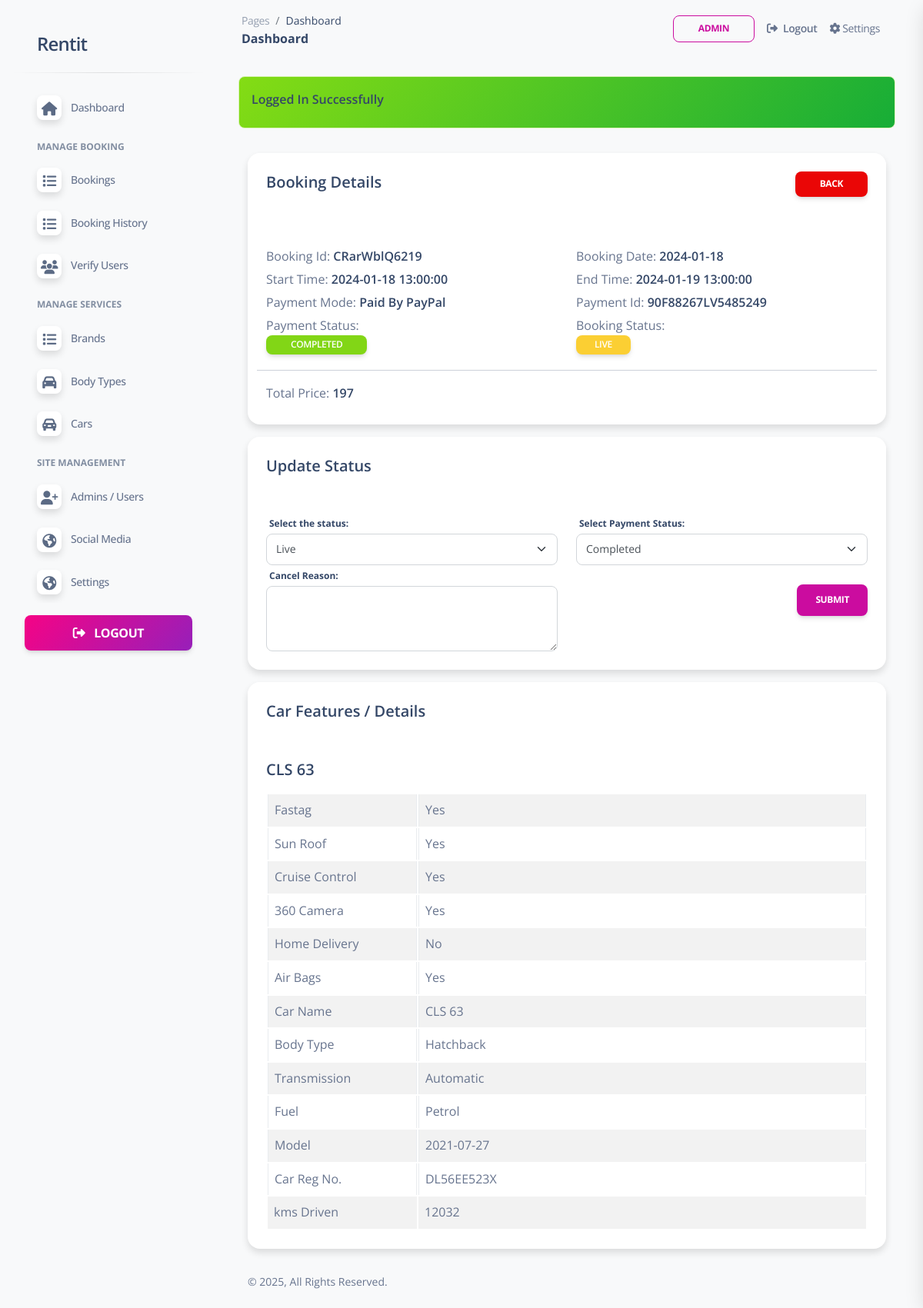
Screenshot of /admin/booking-view.php?booking_id=CRarWblQ6219 (signed in) with the database file from the repository.
### tables this page shows
CREATE TABLE `web_settings` (
  `id` int(11) UNSIGNED NOT NULL,
  `title` varchar(255) NOT NULL,
  `url` varchar(255) DEFAULT NULL,
  `description` varchar(1000) DEFAULT NULL,
  `logo` varchar(100) DEFAULT NULL,
  `address` varchar(500) DEFAULT NULL,
  `email1` varchar(100) DEFAULT NULL,
  `email2` varchar(100) DEFAULT NULL,
  `phone1` varchar(15) DEFAULT NULL,
  `phone2` varchar(15) DEFAULT NULL
);

CREATE TABLE `bookings` (
  `id` int(10) UNSIGNED NOT NULL,
  `booking_no` varchar(100) NOT NULL,
  `user_id` int(11) NOT NULL,
  `car_id` int(11) NOT NULL,
  `start_date` datetime NOT NULL,
  `end_date` datetime NOT NULL,
  `total_price` int(11) NOT NULL,
  `booking_date` date NOT NULL,
  `payment_mode` varchar(191) NOT NULL COMMENT 'cash payment, upi,card',
  `payment_status` varchar(191) NOT NULL COMMENT 'completed, refunded, pending',
  `payment_id` varchar(191) DEFAULT NULL,
  `cancel_status` tinyint(1) NOT NULL DEFAULT 0,
  `cancel_reason` varchar(500) DEFAULT NULL COMMENT 'user cancelled, car not available',
  `booking_status` varchar(50) NOT NULL DEFAULT 'booked' COMMENT 'booked, live, completed'
);

CREATE TABLE `cars` (
  `id` int(11) UNSIGNED NOT NULL,
  `brand_id` int(11) NOT NULL,
  `body_type_id` int(11) NOT NULL,
  `name` varchar(255) NOT NULL,
  `car_cid` varchar(20) NOT NULL COMMENT 'car custom id',
  `car_reg_no` varchar(50) DEFAULT NULL,
  `model` date NOT NULL,
  `transmission` varchar(100) DEFAULT NULL,
  `fuel` varchar(100) DEFAULT NULL,
  `seating_capacity` varchar(50) DEFAULT NULL,
  `fastag` tinyint(1) DEFAULT 0,
  `kms_driven` varchar(100) DEFAULT NULL,
  `sun_roof` tinyint(1) NOT NULL,
  `cruise_control` tinyint(1) NOT NULL,
  `360_camera` tinyint(1) NOT NULL,
  `price_per_hour` varchar(100) DEFAULT NULL,
  `home_delivery` tinyint(1) NOT NULL,
  `airbags` tinyint(1) NOT NULL,
  `description` mediumtext NOT NULL,
  `image` varchar(100) DEFAULT NULL,
  `status` tinyint(1) DEFAULT 0 COMMENT '0=show,1=hide',
  `owner_id` int(11) UNSIGNED DEFAULT NULL
);

CREATE TABLE `body_types` (
  `id` int(11) UNSIGNED NOT NULL,
  `name` varchar(100) NOT NULL,
  `slug` varchar(150) NOT NULL,
  `image` varchar(100) DEFAULT NULL,
  `status` tinyint(1) NOT NULL DEFAULT 0 COMMENT '0=shown,1=hide',
  `created_at` DATE DEFAULT (CURRENT_DATE)

);

### admin/booking-view.php (the view, shortened to what the rows shown need)
<?php include('includes/header.php'); ?>
<div class="section">
    <div class="container">
        <div class="row justify-content-center">
        <?php
            if(isset($_GET['booking_id']))
            {
                if($_GET['booking_id'] != ''){
                    $bookingId = validate($_GET['booking_id']);
                }else{
                    return false;
                }
            }
        ?>
        <?php
        $bookingQuery = "SELECT * FROM bookings WHERE booking_no='$bookingId' LIMIT 1";
        $booking = mysqli_query($conn, $bookingQuery);
        if($booking)
        {
            if(mysqli_num_rows($booking) > 0)
            {
                $booking = mysqli_fetch_array($booking, MYSQLI_ASSOC);
                $carId = $booking['car_id'];
                $car = getById('cars',$carId);
                $bodyTypeId = $car['data']['body_type_id'];
                $bodyType = getById('body_types',$bodyTypeId);
        ?>
            <div class="col-md-12 my-3">
                <div class="card shadow rounded-4 mb-3">
                    <div class="card-header">
                        <h5 class="mb-0">Booking Details
                            <a href="bookings.php" class="btn btn-sm btn-danger float-end">Back</a>
                        </h5>
                    </div>
                    <div class="card-body">
                        <div class="row">
                            <div class="col-md-6">
                                <p class="title-sm fs-14 mb-1"> Booking Id: <span class="text-dark fw-bold"> <?=$booking['booking_no'];?></span> </p>
                            </div>
                            <div class="col-md-6">
                                <p class="title-sm fs-14 mb-1"> Booking Date: <span class="text-dark fw-bold"> <?=$booking['booking_date'];?></span> </p>
                            </div>
                            <div class="col-md-6">
                                <p class="title-sm fs-14 mb-1"> Start Time: <span class="text-dark fw-bold"> <?=$booking['start_date'];?></span> </p>
                            </div>
                            <div class="col-md-6">
                                <p class="title-sm fs-14 mb-1"> End Time: <span class="text-dark fw-bold"> <?=$booking['end_date'];?></span> </p>
                            </div>
                            <div class="col-md-6">
                                <p class="title-sm fs-14 mb-1"> Payment Mode: <span class="text-dark fw-bold"> <?=$booking['payment_mode'];?></span> </p>
                            </div>
                            <div class="col-md-6">
                                <p class="title-sm fs-14 mb-1"> Payment Id: <span class="text-dark fw-bold"> <?=$booking['payment_id'];?></span> </p>
                            </div>
                            <div class="col-md-6">
                                <p class="title-sm fs-14 mb-1">
                                    Payment Status: <br/>
                                    <?php
                                    if($booking['payment_status'] == 'completed'){
                                        echo '<span class="btn btn-success btn-sm text-white py-1 fs-14 fw-bold">Completed</span>';
                                    }elseif($booking['booking_status'] == 'pending'){
                                        echo '<span class="btn btn-danger text-white py-1 fs-14 fw-bold">Pending</span>';
                                    }else{
                                        echo '<span class="btn btn-info py-1 text-white fs-14 fw-bold">Refunded</span>';
                                    }
                                    ?>
                                </p>
                            </div>
                            <div class="col-md-6">
                                <p class="title-sm fs-14 mb-1">
                                    Booking Status:  <br/>
                                    <?php
                                    if($booking['booking_status'] == 'booked'){
                                        echo '<span class="btn btn-success text-white py-1 fs-14 fw-bold">Upcoming</span>';
                                    }elseif($booking['booking_status'] == 'completed'){
                                        echo '<span class="btn btn-info text-white py-1 fs-14 fw-bold">Completed</span>';
                                    }elseif($booking['booking_status'] == 'cancelled'){
                                        echo '<span class="btn btn-danger text-white py-1 fs-14 fw-bold">Cancelled</span>';
                                    }else{
                                        echo '<span class="btn btn-warning py-1 text-white fs-14 fw-bold">Live</span>';
                                    }
                                    ?>
                                </p>
                            </div>
                            <hr class="bg-dark">
                            <div class="col-md-12">
                                <p class="title-sm fs-14 mb-1"> Total Price: <span class="text-dark fw-bold"> <?=$booking['total_price'];?></span> </p>
                            </div>
                        </div>
                    </div>
                </div>
                <div class="card shadow rounded-4 mb-3">
                    <div class="card-header">
                        <h5 class="mb-0">Update Status</h5>
                    </div>
                    <div class="card-body">
                        <form action="code.php" method="POST">
                            <div class="row">
                                <div class="col-md-6">
                                    <label class="mb-1"> Select the status: </label>
                                    <select name="booking_status" class="form-select">
                                        <option <?= $booking['booking_status'] == 'live'?'selected':'' ?> value="live">Live</option>
                                    </select>
                                </div>
                                <div class="col-md-6">
                                    <label class="mb-1"> Select Payment Status: </label>
                                    <select name="payment_status" required class="form-select">
                                        <option <?= $booking['payment_status'] == 'completed'?'selected':'' ?> value="completed">Completed</option>
                                    </select>
                                </div>
                                <div class="col-md-6">
                                    <label class="mb-1"> Cancel Reason: </label>
                                    <textarea name="cancel_reason" class="form-control" rows="3"><?= $booking['cancel_reason'] ?? '' ?></textarea>
                                </div>
                                <div class="col-md-6 text-end">
                                    <br/>
                                    <button type="submit" name="update_booking_btn" class="btn btn-primary">Submit</button>
                                </div>
                            </div>
                        </form>
                    </div>
                </div>
                <div class="card shadow rounded-4">
                    <div class="card-header">
                        <h5 class="mb-0">Car Features / Details</h5>
                    </div>
                    <div class="card-body">
                        <h5 class="car-card-title"><?=$car['data']['name'];?></h5>
                        <hr class="my-2">
                        <table class="table fs-14 table-striped table-bordered mb-0">
                            <tbody>
                                <tr>
                                    <td class="w-25">Fastag</td>
                                    <td><?=$car['data']['fastag'] == true ? 'Yes':'No';?></td>
                                </tr>
                                <tr>
                                    <td class="w-25">Sun Roof</td>
                                    <td><?=$car['data']['sun_roof'] == true ? 'Yes':'No';?></td>
                                </tr>
                                <tr>
                                    <td class="w-25">Cruise Control</td>
                                    <td><?=$car['data']['cruise_control'] == true ? 'Yes':'No';?></td>
                                </tr>
                                <tr>
                                    <td class="w-25">360 Camera</td>
                                    <td><?=$car['data']['360_camera'] == true ? 'Yes':'No';?></td>
                                </tr>
                                <tr>
                                    <td class="w-25">Home Delivery</td>
                                    <td><?=$car['data']['home_delivery'] == true ? 'Yes':'No';?></td>
                                </tr>
                                <tr>
                                    <td class="w-25">Air Bags</td>
                                    <td><?=$car['data']['airbags'] == true ? 'Yes':'No';?></td>
                                </tr>
                                <tr>
                                    <td class="w-25">Car Name</td>
                                    <td><?=$car['data']['name'];?></td>
                                </tr>
                                <tr>
                                    <td class="w-25">Body Type</td>
                                    <td><?=$bodyType['data']['name'] ?? '-';?></td>
                                </tr>
                                <tr>
                                    <td class="w-25">Transmission</td>
                                    <td><?=$car['data']['transmission'];?></td>
                                </tr>
                                <tr>
                                    <td class="w-25">Fuel</td>
                                    <td><?=$car['data']['fuel'];?></td>
                                </tr>
                                <tr>
                                    <td class="w-25">Model</td>
                                    <td><?=$car['data']['model'];?></td>
                                </tr>
                                <tr>
                                    <td class="w-25">Car Reg No. </td>
                                    <td><?=$car['data']['car_reg_no'];?></td>
                                </tr>
                                <tr>
                                    <td class="w-25">kms Driven </td>
                                    <td><?=$car['data']['kms_driven'];?></td>
                                </tr>
                            </tbody>
                        </table>
                    </div>
                </div>
            </div>
        <?php
            }
            else
            {
                ?>
                <div class="col-md-12">
                    <h4>No Booking Found</h4>
                </div>
                <?php
            }
        }
        else
        {
            ?>
            <div class="col-md-12">
                <h4>Something Went Wrong!</h4>
            </div>
            <?php
        }
        ?>
        </div>
    </div>
</div>
<?php include('includes/footer.php'); ?>

### admin/includes/sidebar.php (shortened to what the rows shown need)
<aside class="sidenav navbar navbar-vertical navbar-expand-xs border-0 border-radius-xl my-3 fixed-start ms-3 " id="sidenav-main">
    <div class="sidenav-header">
      <a class="navbar-brand m-0" href="dashboard.php" target="_blank">
        <h4><?= webSetting('title') ?? 'Funda Services'; ?></h4>
      </a>
    </div>
  </aside>

### rows the page displays
web_settings: title "Rentit"
bookings: booking_no "CRarWblQ6219", booking_date "2024-01-18", start_date "2024-01-18 13:00:00", end_date "2024-01-19 13:00:00", payment_mode "Paid By PayPal", payment "90F88267LV5485249", total_price "197", booking_status "Live", payment_status "Completed"
cars: name "CLS 63", transmission "Automatic", fuel "Petrol", model "2021-07-27", car_reg_no "DL56EE523X", kms_driven "12032"
body_types: name "Hatchback"

### other values shown
$_SESSION['loggedInUser']['name'] "ADMIN"
$_SESSION['status'] "Logged In Successfully"
